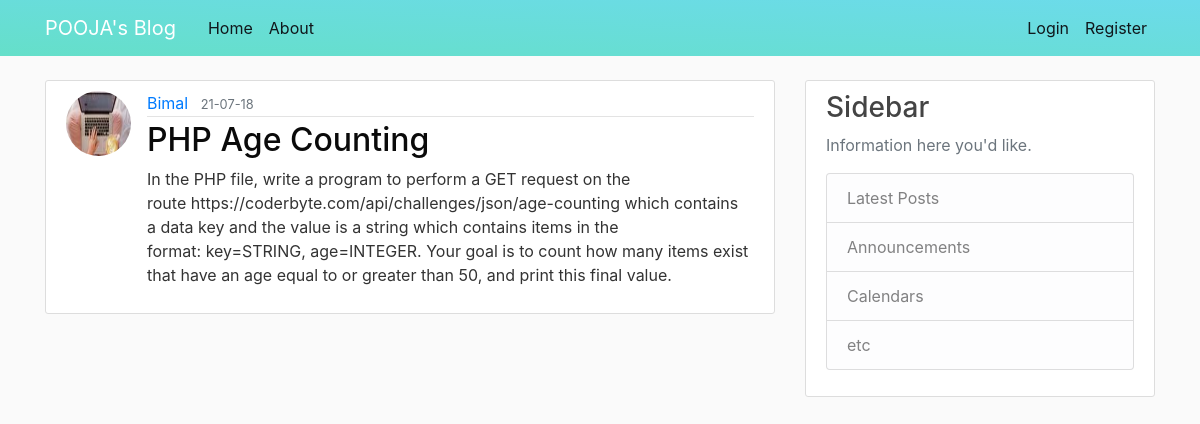
Page /post/13 on the committed database.
### flaskblog/models.py (models this page shows, shortened)
class User(db.Model, UserMixin):
    id = db.Column(db.Integer, primary_key=True)
    username = db.Column(db.String(20), unique=True, nullable=False)
    email = db.Column(db.String(120), unique=True, nullable=False)
    image_file = db.Column(db.String(20), nullable=False, default='default.jpg')
    password = db.Column(db.String(60), nullable=False)
    posts = db.relationship('Post', backref='author', lazy=True)

class Post(db.Model):
    id = db.Column(db.Integer, primary_key=True)
    title = db.Column(db.String(100), nullable=False)
    date_posted = db.Column(db.DateTime, nullable=False, default=datetime.utcnow)
    content = db.Column(db.Text, nullable=False)
    user_id = db.Column(db.Integer, db.ForeignKey('user.id'), nullable=False)

### flaskblog/routes.py (the view)
@app.route("/post/<int:post_id>")
def post(post_id):
    post = Post.query.get_or_404(post_id)  # when using get_or_404 it return post id if didnt find then it return error 404 message
    return render_template('post.html', title= post.title, post= post)

### flaskblog/templates/post.html (shortened to what this page needs)
{% extends "layout.html" %}
{% block content %}
    <article class="media content-section">
        <img class="rounded-circle article-img" src="{{ url_for('static', filename='images/' + post.author.image_file) }}">
        <div class="media-body">
        <div class="article-metadata">
            <a class="mr-2" href="{{ url_for('user_posts', username=post.author.username) }}">{{ post.author.username }}</a>
            <small class="text-muted">{{ post.date_posted.strftime('%y-%m-%d') }}</small>
        </div>
        <h2 class="article-title">{{ post.title }}</h2>
        <p class="article-content">{{ post.content }}</p>
        </div>
    </article>
{% endblock content %}

### flaskblog/static/main.css (style rules this page uses)
body { background: #fafafa; color: #333333; margin-top: 5rem; }
h1, h2, h3, h4, h5, h6 { color: #444444; }
.content-section { background: #ffffff; padding: 10px 20px; border: 1px solid #dddddd; border-radius: 3px; margin-bottom: 20px; }
.article-title { color: #0a0a0a; }
.article-content { white-space: pre-line; }
.article-img { height: 65px; width: 65px; margin-right: 16px; }
.article-metadata { padding-bottom: 1px; margin-bottom: 4px; border-bottom: 1px solid #e3e3e3 }

### rows in the picture
User: image_file (picture), author.username "Bimal"
Post: date_posted "21-07-18", title "PHP Age Counting", content "In the PHP file, write a program to perform a GET request on the route https://coderbyte.com/api/challenges/json/age-counting which contains a data key and the value is a string which contains items in the format: key=STRING, age=INTEGER. Your goal is to count how many items exist that have an age equal to or greater than 50, and print this final value."
